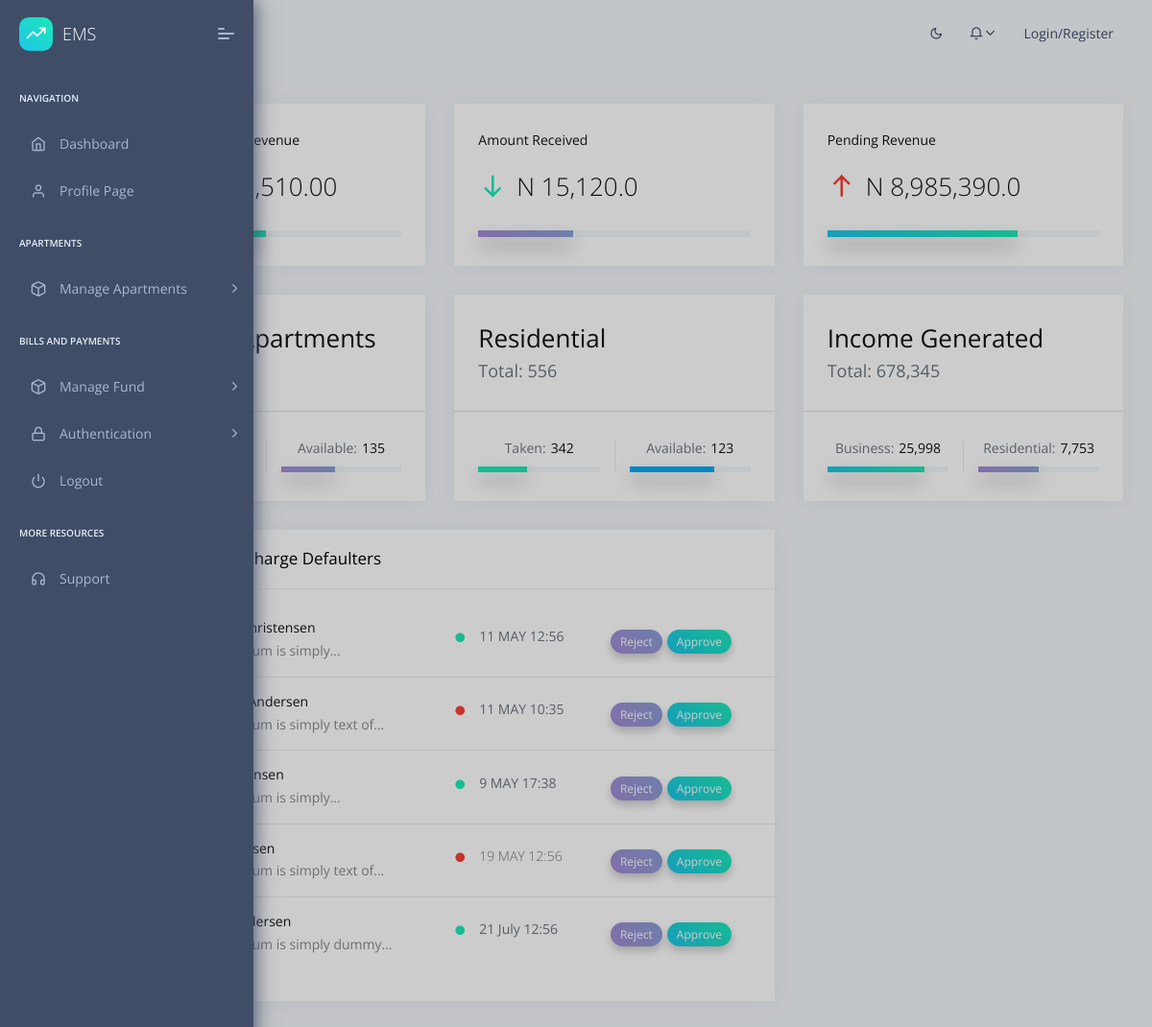
The app's page /, older data.
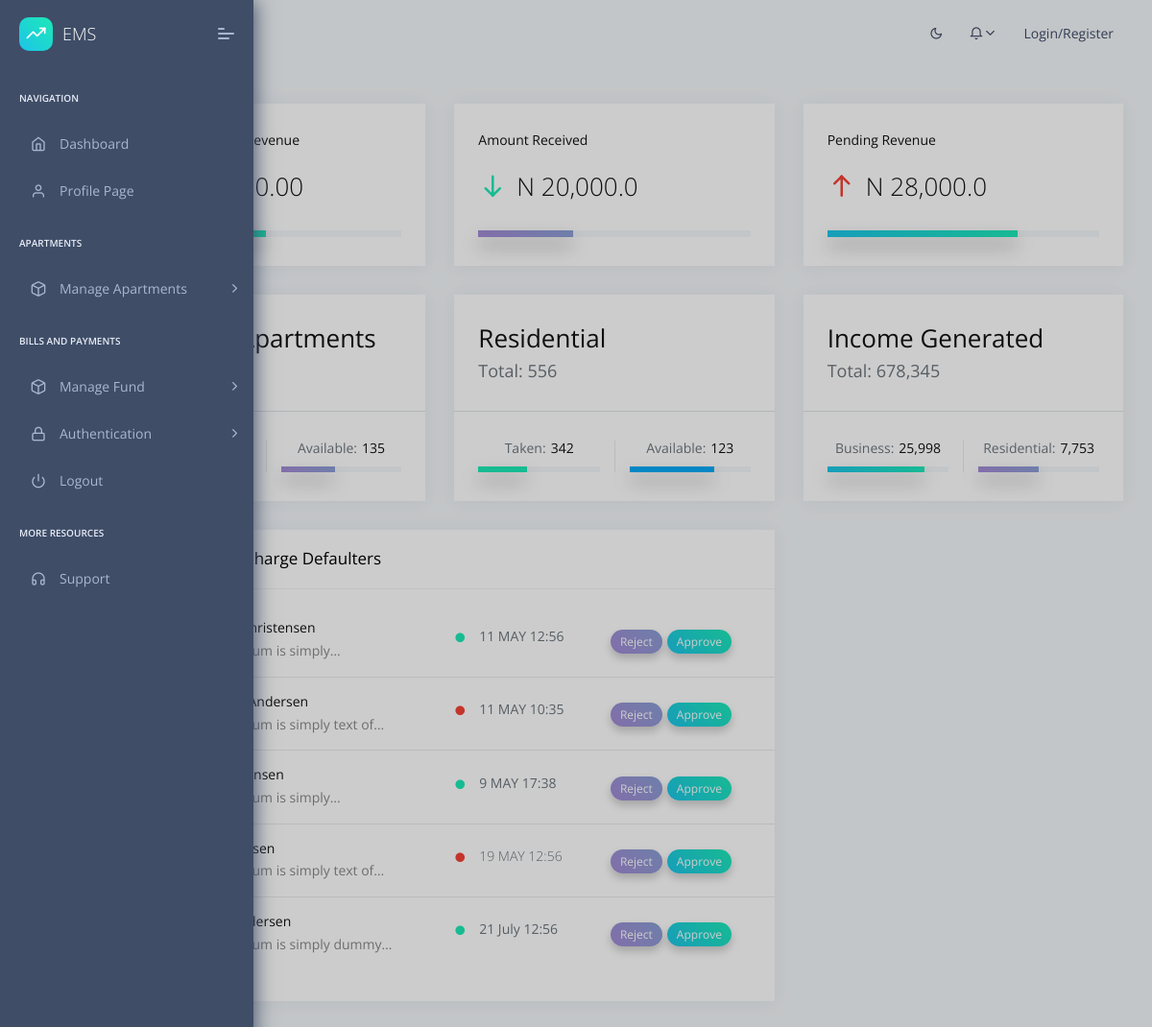
The same page, newer data.
### bills/models.py (models this page shows, shortened)
class Bill(models.Model):
    occupant            = models.ForeignKey(User, on_delete=models.CASCADE)
    billed_for          = models.ForeignKey(Apartment,on_delete=models.CASCADE)
    amount_due          = models.DecimalField(decimal_places=2, default='00.00', max_digits=20)
    status              = models.CharField(max_length=10, choices=BILL_STATUS, default='billed')
    date_created        = models.DateField(auto_now_add=False, auto_now=True)
    last_updated        = models.DateTimeField(auto_now_add=True, auto_now=False)

class Payment(models.Model):
    amount_paid     = models.DecimalField(decimal_places=2, default='00.00', max_digits=20)
    action          = models.CharField(max_length=20, choices=PAY_ACTION)
    occupant        = models.ForeignKey(User, on_delete=models.CASCADE)
    created_by      = models.ForeignKey(User,related_name='created_by',on_delete=models.CASCADE, null=True, blank=True)
    date_created    = models.DateTimeField(auto_now_add=False, auto_now=True)

### apartments/views.py (the view)
# urls.py: path('', home, name='home'),
def home(request):
	pending_revenue = expected_monthly_revenue() - amount_received()
	context={"expected_monthly_revenue":expected_monthly_revenue,
		"amount_received":amount_received,"pending_revenue":pending_revenue
	}
	return render(request,'home/index.html',context)

### apartments/quick_stats.py (called while the page is built)
def expected_monthly_revenue():
    income = 0.00
    bills = Bill.objects.filter(date_created__gte=timezone.now().replace(
                                day=1, hour=0, minute=0, second=0, microsecond=0))
    for bill in bills:
        price = bill.amount_due
        income += float(price)
    return income

def amount_received():
    income = 0.00
    payments = Payment.objects.filter(date_created__gte=timezone.now().replace(
                                day=1, hour=0, minute=0, second=0, microsecond=0))
    for payment in payments:
        income += float(payment.amount_paid)
    return income

### context_processors.py (called while the page is built)
def cfg_assets_root(request):
    return { 'ASSETS_ROOT' : settings.ASSETS_ROOT }

### templates/home/index.html (shortened to what the changed rows need)
{% extends "layouts/base.html" %}
{% load mathfilters %}
{% load static %}
{% block content %}
    <div class="pcoded-main-container">
        <div class="pcoded-wrapper">
            <div class="pcoded-content">
                <div class="pcoded-inner-content">
                    <div class="main-body">
                        <div class="page-wrapper">
                            <div class="row">
                                <div class="col-md-6 col-xl-4">
                                    <div class="card daily-sales">
                                        <div class="card-block">
                                            <div class="row d-flex align-items-center">
                                                <div class="col-12">
                                                    <h3 class="f-w-300 d-flex align-items-center m-b-0">
                                                        {{expected_monthly_revenue}}0</h3>
                                                </div>
                                            </div>
                                        </div>
                                    </div>
                                </div>
                                <div class="col-md-6 col-xl-4">
                                    <div class="card Monthly-sales">
                                        <div class="card-block">
                                            <div class="row d-flex align-items-center">
                                                <div class="col-12">
                                                    <h3 class="f-w-300 d-flex align-items-center  m-b-0"><i
                                                            class="feather icon-arrow-down text-c-green f-30 m-r-10"></i>N
                                                            {{amount_received}}</h3>
                                                </div>
                                            </div>
                                        </div>
                                    </div>
                                </div>
                                <div class="col-md-12 col-xl-4">
                                    <div class="card yearly-sales">
                                        <div class="card-block">
                                            <div class="row d-flex align-items-center">
                                                <div class="col-12">
                                                    <h3 class="f-w-300 d-flex align-items-center  m-b-0"><i
                                                            class="feather icon-arrow-up text-c-red f-30 m-r-10"></i>N
                                                        {{pending_revenue}}</h3>
                                                </div>
                                            </div>
                                        </div>
                                    </div>
                                </div>
                            </div>
                        </div>
                    </div>
                </div>
            </div>
        </div>
    </div>
{% endblock content %}

Row changes from the older to the newer data that the page shows:
removed Bill: amount_due.amount_due "9,000,510.0"
removed Payment: amount_paid.amount_paid "15,120.0"
added Payment: amount_paid.amount_paid "20,000.0"
Text that changed along with them:
{{ pending_revenue }}: "8,985,390.0" → "28,000.0"
